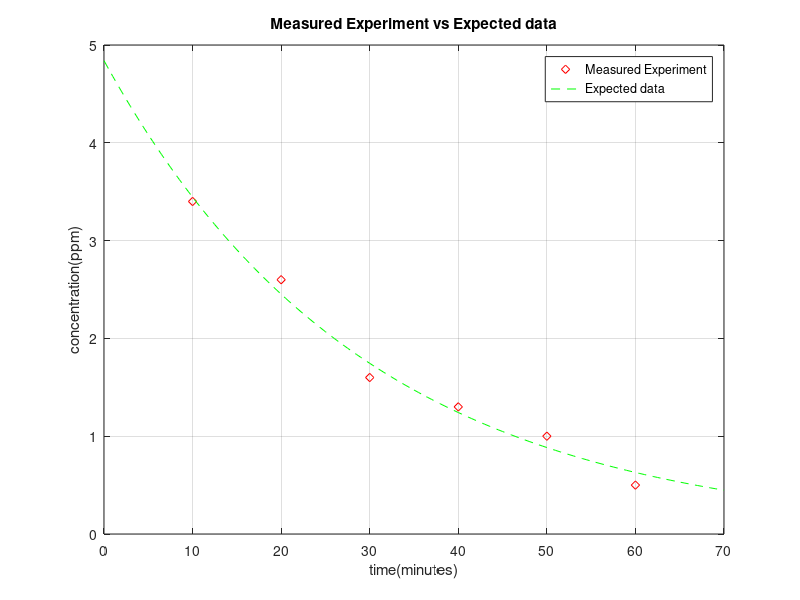

This chart was generated by the following MATLAB code:
%%Creates a plot of Measured experimental data vs expected data over a
%%course of 70 minutes with data plotted every 30 seconds

% Given experimental data
t_exp = 10:10:60;
c_exp = [3.4 2.6 1.6 1.3 1.0 0.5];

% Expected function
t_func = [0:0.5:70];
c_func = 4.84*exp(-0.034*t_func);

% Plot
plot(t_exp,c_exp,'rd')
title('Measured Experiment vs Expected data')
xlabel('time(minutes)')
ylabel('concentration(ppm)')
grid
hold on
plot(t_func,c_func,'g--')
xlabel('time(minutes)')
ylabel('concentration(ppm)')
legend('Measured Experiment','Expected data')
hold off